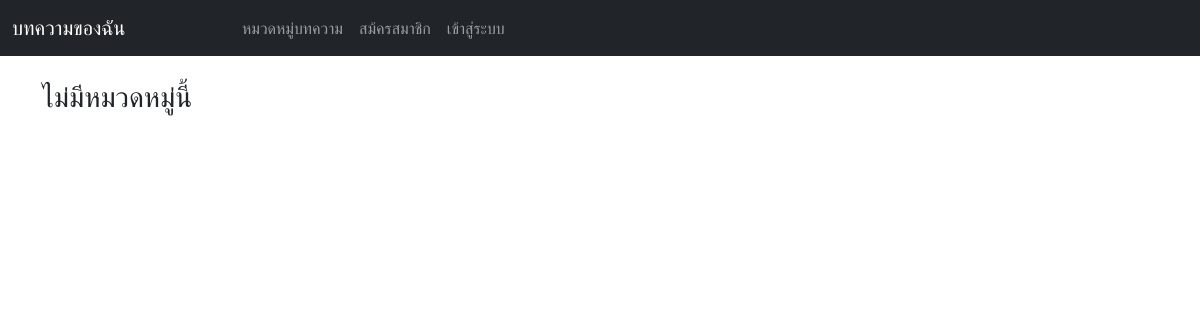
Before: /category/hiking/ with the older database file.
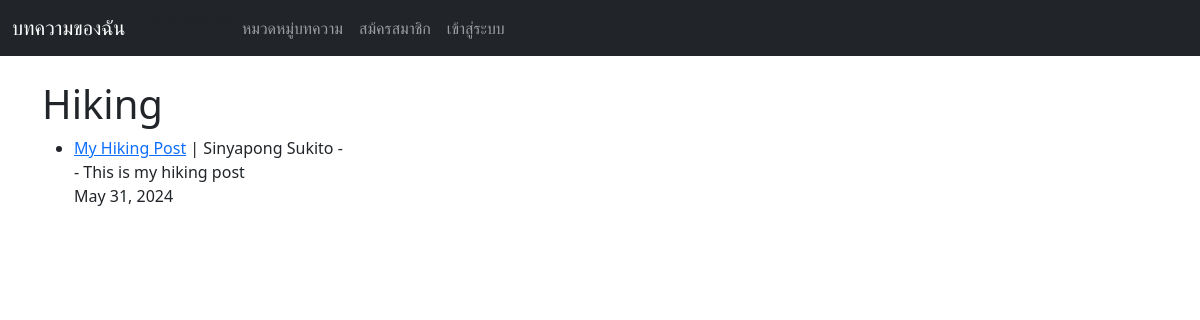
After: the same page with the newer database file.
### theblog/models.py (models this page shows, shortened)
class Post(models.Model):
    title = models.CharField(max_length=255)
    title_tag = models.CharField(max_length=255)
    author = models.ForeignKey(User,on_delete=models.CASCADE)
    body = models.TextField()
    post_date = models.DateField(auto_now_add=True)
    category = models.CharField(max_length=255, default='coding')

### theblog/views.py (the view)
# urls.py: path('category/<str:cats>/', CategoryView, name='category'),
def CategoryView(request, cats):
    cats = cats.replace('-', ' ')
    category_posts = Post.objects.filter(category=cats)
    return render(request, 'categories.html',{
        'cats':cats.title(), 'category_posts':category_posts})

### theblog/templates/categories.html (shortened to what this page needs)
{% extends 'base.html' %}
{% block content %}
{% if category_posts %}
    <h1>{{cats}}</h1>
    <ul>
        {% for post in category_posts %}
            <li>
                <a href="{% url 'article-detail' post.pk %}">{{post.title}}</a> |
                {{post.author.first_name}}
                {{post.author.last_name}} -
                <br>
                - {{post.body|slice:":200"|safe}} <br>
                {{ post.post_date }}
            </li><br>
        {% endfor %}
    </ul>
{% else %}
    <h3>ไม่มีหมวดหมู่นี้</h3>
{% endif %}
{% endblock content %}

Changed rows visible on the page:
added Post: title "My Hiking Post", author.first_name "Sinyapong", author.last_name "Sukito", body "This is my hiking post", post_date "May 31, 2024"
Other visible differences:
{{ cats }}: (not shown) → "Hiking"
text no longer shown: "ไม่มีหมวดหมู่นี้"
